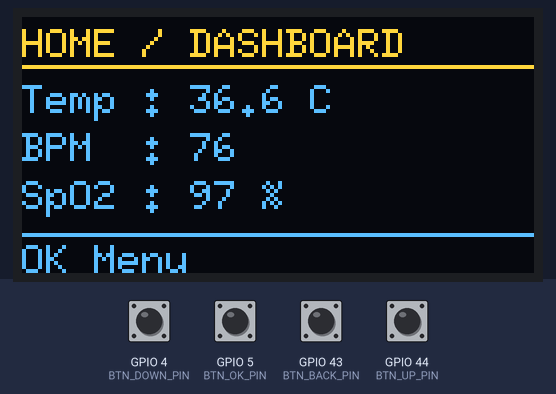
Simulated run of this sketch. Board: ESP32. Shown: 128×64 one-colour display. The inputs (shaded band) are chosen by the test bench; at power-on: GPIO 4 (BTN_DOWN_PIN), GPIO 5 (BTN_OK_PIN), GPIO 43 (BTN_BACK_PIN), GPIO 44 (BTN_UP_PIN) HIGH. The OLED is the two-colour kind (top 16 rows yellow).

Above: at 4.7 s.
4.8 s: GPIO 5 (BTN_OK_PIN) pulled LOW for 0.15 s
At 6.0 s:
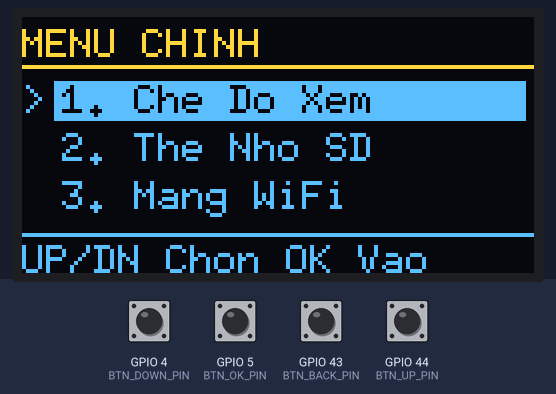
6.4 s: GPIO 5 (BTN_OK_PIN) pulled LOW for 1 s
At 7.7 s:
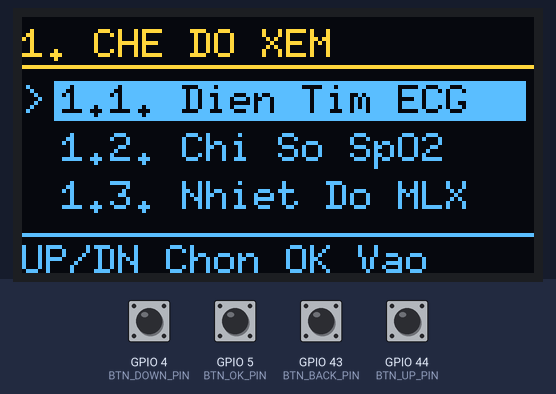
8.9 s: GPIO 5 (BTN_OK_PIN) pulled LOW for 0.15 s
At 9.6 s:
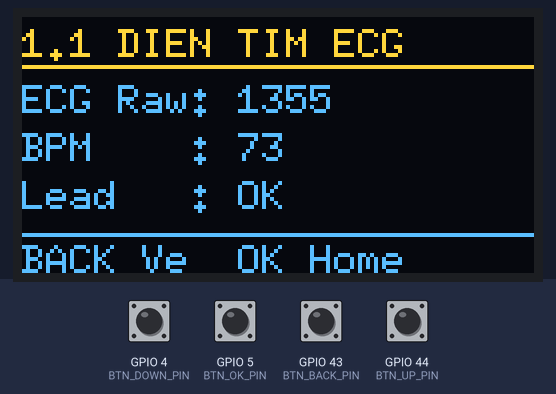
11.6 s: GPIO 4 (BTN_DOWN_PIN) pulled LOW for 0.15 s
At 14.6 s:
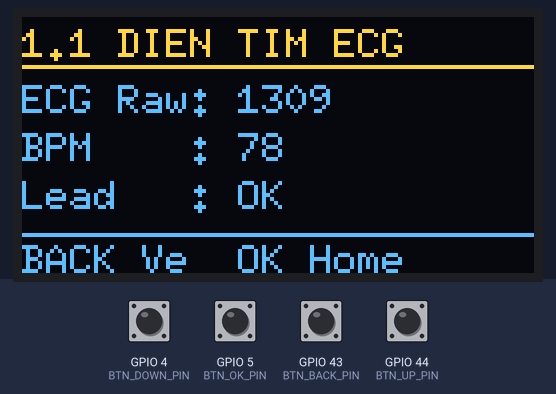
14.7 s: GPIO 43 (BTN_BACK_PIN) pulled LOW for 0.15 s
At 15.2 s:
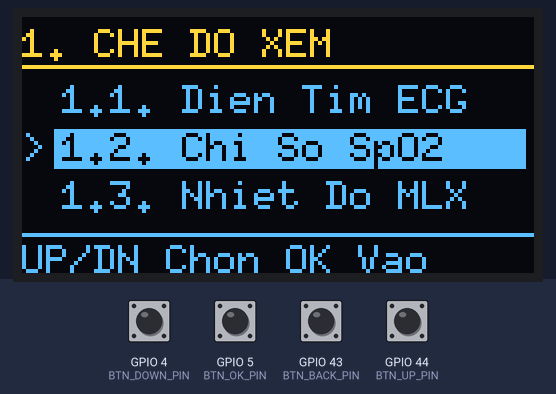
16.3 s: GPIO 5 (BTN_OK_PIN) pulled LOW for 0.15 s
At 17.9 s:
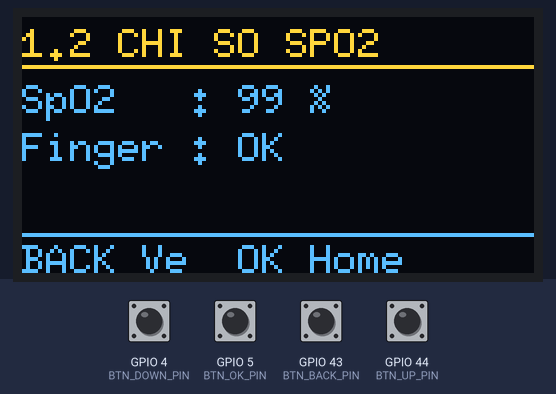
Timing chart, 0 to 19.4 s (numbered marks = the images above; inputs shaded):
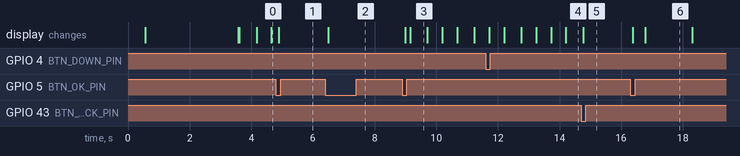

Measured:
- after the input at 4.8 s, the display: changes after 0.09 s (image 1)
- after the input at 6.4 s, the display: changes after 0.10 s (image 2)
- after the input at 8.9 s, the display: first changes after 0.09 s (image 3 shows a later state)
- after the input at 14.7 s, the display: changes after 0.07 s (image 5)
- after the input at 16.3 s, the display: first changes after 0.07 s (image 6 shows a later state)
- what the display in image 3 shows lasts 0.5 s, from 9.2 s to 9.7 s
- what the display in image 6 shows lasts 1.5 s, from 16.8 s to 18.3 s

The sketch:

sketch_apr8a.ino
```cpp
#include <Wire.h>
#include <U8g2lib.h>

// =====================================================
// PIN CONFIG
// =====================================================
#define SDA_PIN 6
#define SCL_PIN 7

// Buttons / Switch
#define BTN_UP_PIN    44
#define BTN_DOWN_PIN  4
#define BTN_OK_PIN    5
#define BTN_BACK_PIN  43

// =====================================================
// OLED CONFIG
// =====================================================
U8G2_SH1106_128X64_NONAME_F_HW_I2C u8g2(U8G2_R0, U8X8_PIN_NONE);

// =====================================================
// TIMING
// =====================================================
const uint32_t UI_REFRESH_MS = 80;
const uint32_t BUTTON_DEBOUNCE_MS = 25;

unsigned long lastUIRefreshMs = 0;

// =====================================================
// SENSOR / SYSTEM DATA
// Sau nay thay cac bien demo nay bang bien that tu code tich hop
// =====================================================

// ECG / AD8232
int ecgValue = 1234;
long ecgHeartRate = 75;
bool ecgOK = true;
bool ecgHeartRateValid = true;
bool leadsOff = false;

// MAX30102 / SpO2
long spo2 = 98;
bool maxOK = true;
bool validSPO2 = true;
bool maxFingerPresent = true;

// MLX90614
float bodyTemp = 36.5;
bool mlxOK = true;

// SD Card
bool sdOK = true;
bool loggingEnabled = true;
uint32_t sdFreeMB = 1024;

// WiFi
const char* WIFI_SSID = "ESP32-Health";
const char* WIFI_PASS = "12345678";
const char* WIFI_IP   = "192.168.4.1";

// =====================================================
// BUTTONS
// =====================================================
enum ButtonID {
  BTN_UP = 0,
  BTN_DOWN,
  BTN_OK,
  BTN_BACK,
  BTN_COUNT
};

struct ButtonState {
  uint8_t pin;
  bool stableState;
  bool lastReading;
  bool pressedEvent;
  unsigned long lastDebounceTime;
};

ButtonState buttons[BTN_COUNT] = {
  {BTN_UP_PIN,   HIGH, HIGH, false, 0},
  {BTN_DOWN_PIN, HIGH, HIGH, false, 0},
  {BTN_OK_PIN,   HIGH, HIGH, false, 0},
  {BTN_BACK_PIN, HIGH, HIGH, false, 0}
};

// =====================================================
// SCREEN STATE
// =====================================================
enum ScreenState {
  SCREEN_HOME = 0,

  SCREEN_MAIN_MENU,

  SCREEN_MONITOR_MENU,
  SCREEN_MONITOR_ECG,
  SCREEN_MONITOR_SPO2,
  SCREEN_MONITOR_TEMP,

  SCREEN_SD_MENU,
  SCREEN_SD_LOG_STATUS,
  SCREEN_SD_CHECK,

  SCREEN_WIFI_IP
};

ScreenState currentScreen = SCREEN_HOME;

int selectedMainMenu = 0;
int selectedMonitorMenu = 0;
int selectedSDMenu = 0;

// =====================================================
// MENU TEXT
// =====================================================
const char* const MAIN_MENU_ITEMS[] = {
  "1. Che Do Xem",
  "2. The Nho SD",
  "3. Mang WiFi"
};

const char* const MONITOR_MENU_ITEMS[] = {
  "1.1. Dien Tim ECG",
  "1.2. Chi So SpO2",
  "1.3. Nhiet Do MLX"
};

const char* const SD_MENU_ITEMS[] = {
  "2.1. Trang Thai Ghi",
  "2.2. Kiem Tra The"
};

const int MAIN_MENU_COUNT = sizeof(MAIN_MENU_ITEMS) / sizeof(MAIN_MENU_ITEMS[0]);
const int MONITOR_MENU_COUNT = sizeof(MONITOR_MENU_ITEMS) / sizeof(MONITOR_MENU_ITEMS[0]);
const int SD_MENU_COUNT = sizeof(SD_MENU_ITEMS) / sizeof(SD_MENU_ITEMS[0]);

// =====================================================
// OLED HELPERS
// =====================================================
void drawHeader(const char* title) {
  u8g2.setFont(u8g2_font_6x10_tr);
  u8g2.drawStr(0, 10, title);
  u8g2.drawLine(0, 12, 127, 12);
}

void drawFooter(const char* text) {
  u8g2.drawLine(0, 54, 127, 54);
  u8g2.drawStr(0, 64, text);
}

void drawInfoScreen(
  const char* title,
  const char* line1,
  const char* line2,
  const char* line3,
  const char* footer
) {
  u8g2.clearBuffer();
  drawHeader(title);

  if (line1 && line1[0] != '\0') u8g2.drawStr(0, 24, line1);
  if (line2 && line2[0] != '\0') u8g2.drawStr(0, 36, line2);
  if (line3 && line3[0] != '\0') u8g2.drawStr(0, 48, line3);

  drawFooter(footer);
  u8g2.sendBuffer();
}

void drawMenuPage(
  const char* title,
  const char* const items[],
  int itemCount,
  int selectedIndex
) {
  u8g2.clearBuffer();
  drawHeader(title);

  int y = 24;

  for (int i = 0; i < itemCount; i++) {
    if (i == selectedIndex) {
      u8g2.drawStr(0, y, ">");
      u8g2.drawBox(8, y - 8, 118, 10);
      u8g2.setDrawColor(0);
      u8g2.drawStr(10, y, items[i]);
      u8g2.setDrawColor(1);
    } else {
      u8g2.drawStr(10, y, items[i]);
    }

    y += 12;
  }

  drawFooter("UP/DN Chon OK Vao");
  u8g2.sendBuffer();
}

// =====================================================
// DRAW SCREENS
// =====================================================
void drawHomeScreen() {
  char line1[32];
  char line2[32];
  char line3[32];

  if (mlxOK) snprintf(line1, sizeof(line1), "Temp : %.1f C", bodyTemp);
  else snprintf(line1, sizeof(line1), "Temp : ERR");

  if (ecgOK && !leadsOff && ecgHeartRateValid) {
    snprintf(line2, sizeof(line2), "BPM  : %ld", ecgHeartRate);
  } else if (leadsOff) {
    snprintf(line2, sizeof(line2), "BPM  : No Lead");
  } else {
    snprintf(line2, sizeof(line2), "BPM  : ERR");
  }

  if (maxOK && maxFingerPresent && validSPO2) {
    snprintf(line3, sizeof(line3), "SpO2 : %ld %%", spo2);
  } else if (!maxFingerPresent) {
    snprintf(line3, sizeof(line3), "SpO2 : No Finger");
  } else {
    snprintf(line3, sizeof(line3), "SpO2 : ERR");
  }

  drawInfoScreen("HOME / DASHBOARD", line1, line2, line3, "OK Menu");
}

void drawECGScreen() {
  char line1[32];
  char line2[32];
  char line3[32];

  if (!ecgOK) {
    drawInfoScreen("1.1 DIEN TIM ECG", "ECG Sensor: ERR", "Kiem tra AD8232", "", "BACK Ve  OK Home");
    return;
  }

  if (leadsOff) {
    drawInfoScreen("1.1 DIEN TIM ECG", "Status : No Lead", "Gan lai dien cuc", "", "BACK Ve  OK Home");
    return;
  }

  snprintf(line1, sizeof(line1), "ECG Raw: %d", ecgValue);

  if (ecgHeartRateValid) snprintf(line2, sizeof(line2), "BPM    : %ld", ecgHeartRate);
  else snprintf(line2, sizeof(line2), "BPM    : ERR");

  snprintf(line3, sizeof(line3), "Lead   : OK");

  drawInfoScreen("1.1 DIEN TIM ECG", line1, line2, line3, "BACK Ve  OK Home");
}

void drawSpO2Screen() {
  char line1[32];

  if (!maxOK) {
    drawInfoScreen("1.2 CHI SO SPO2", "MAX30102: ERR", "Kiem tra cam bien", "", "BACK Ve  OK Home");
    return;
  }

  if (!maxFingerPresent) {
    drawInfoScreen("1.2 CHI SO SPO2", "Status : No Finger", "Dat tay len cam bien", "", "BACK Ve  OK Home");
    return;
  }

  if (validSPO2) snprintf(line1, sizeof(line1), "SpO2   : %ld %%", spo2);
  else snprintf(line1, sizeof(line1), "SpO2   : ERR");

  drawInfoScreen("1.2 CHI SO SPO2", line1, "Finger : OK", "", "BACK Ve  OK Home");
}

void drawTempScreen() {
  char line1[32];

  if (!mlxOK) {
    drawInfoScreen("1.3 NHIET DO MLX", "MLX90614: ERR", "Kiem tra cam bien", "", "BACK Ve  OK Home");
    return;
  }

  snprintf(line1, sizeof(line1), "Body  : %.2f C", bodyTemp);
  drawInfoScreen("1.3 NHIET DO MLX", line1, "Sensor: OK", "", "BACK Ve  OK Home");
}

void drawSDLogScreen() {
  if (!sdOK) {
    drawInfoScreen("2.1 TRANG THAI GHI", "SD CARD ERROR", "Khong the ghi log", "", "BACK Ve SD Menu");
    return;
  }

  char line1[32];
  snprintf(line1, sizeof(line1), "Ghi log: %s", loggingEnabled ? "BAT" : "TAT");

  drawInfoScreen("2.1 TRANG THAI GHI", line1, "OK de Bat/Tat", "", "BACK Ve SD Menu");
}

void drawSDCheckScreen() {
  if (!sdOK) {
    drawInfoScreen("2.2 KIEM TRA THE", "SD CARD ERROR", "", "", "BACK Ve SD Menu");
    return;
  }

  char line2[32];
  snprintf(line2, sizeof(line2), "Free: %lu MB", (unsigned long)sdFreeMB);

  drawInfoScreen("2.2 KIEM TRA THE", "SD OK", line2, "", "BACK Ve SD Menu");
}

void drawWiFiScreen() {
  char line1[32];
  char line2[32];
  char line3[32];

  snprintf(line1, sizeof(line1), "SSID: %s", WIFI_SSID);
  snprintf(line2, sizeof(line2), "PASS: %s", WIFI_PASS);
  snprintf(line3, sizeof(line3), "IP  : %s", WIFI_IP);

  drawInfoScreen("3.1 MANG WIFI", line1, line2, line3, "BACK Ve Menu");
}

void drawCurrentScreen() {
  switch (currentScreen) {
    case SCREEN_HOME:
      drawHomeScreen();
      break;

    case SCREEN_MAIN_MENU:
      drawMenuPage("MENU CHINH", MAIN_MENU_ITEMS, MAIN_MENU_COUNT, selectedMainMenu);
      break;

    case SCREEN_MONITOR_MENU:
      drawMenuPage("1. CHE DO XEM", MONITOR_MENU_ITEMS, MONITOR_MENU_COUNT, selectedMonitorMenu);
      break;

    case SCREEN_MONITOR_ECG:
      drawECGScreen();
      break;

    case SCREEN_MONITOR_SPO2:
      drawSpO2Screen();
      break;

    case SCREEN_MONITOR_TEMP:
      drawTempScreen();
      break;

    case SCREEN_SD_MENU:
      drawMenuPage("2. THE NHO SD", SD_MENU_ITEMS, SD_MENU_COUNT, selectedSDMenu);
      break;

    case SCREEN_SD_LOG_STATUS:
      drawSDLogScreen();
      break;

    case SCREEN_SD_CHECK:
      drawSDCheckScreen();
      break;

    case SCREEN_WIFI_IP:
      drawWiFiScreen();
      break;
  }
}

// =====================================================
// BUTTON FUNCTIONS
// =====================================================
void initButtons() {
  for (int i = 0; i < BTN_COUNT; i++) {
    pinMode(buttons[i].pin, INPUT_PULLUP);
    buttons[i].stableState = digitalRead(buttons[i].pin);
    buttons[i].lastReading = buttons[i].stableState;
    buttons[i].pressedEvent = false;
    buttons[i].lastDebounceTime = 0;
  }
}

void updateButton(ButtonState &btn) {
  bool reading = digitalRead(btn.pin);

  if (reading != btn.lastReading) {
    btn.lastDebounceTime = millis();
    btn.lastReading = reading;
  }

  if ((millis() - btn.lastDebounceTime) > BUTTON_DEBOUNCE_MS) {
    if (reading != btn.stableState) {
      btn.stableState = reading;

      if (btn.stableState == LOW) {
        btn.pressedEvent = true;
      }
    }
  }
}

void pollButtons() {
  for (int i = 0; i < BTN_COUNT; i++) {
    updateButton(buttons[i]);
  }
}

bool pressed(ButtonID id) {
  if (buttons[id].pressedEvent) {
    buttons[id].pressedEvent = false;
    return true;
  }

  return false;
}

// =====================================================
// MENU INPUT HELPERS
// =====================================================
void moveSelection(int &selected, int itemCount) {
  if (pressed(BTN_UP)) {
    selected--;
    if (selected < 0) selected = itemCount - 1;
  }

  if (pressed(BTN_DOWN)) {
    selected++;
    if (selected >= itemCount) selected = 0;
  }
}

// =====================================================
// MENU INPUT
// =====================================================
void handleHomeInput() {
  if (pressed(BTN_OK)) {
    currentScreen = SCREEN_MAIN_MENU;
  }
}

void handleMainMenuInput() {
  moveSelection(selectedMainMenu, MAIN_MENU_COUNT);

  if (pressed(BTN_BACK)) {
    currentScreen = SCREEN_HOME;
  }

  if (pressed(BTN_OK)) {
    switch (selectedMainMenu) {
      case 0:
        currentScreen = SCREEN_MONITOR_MENU;
        break;

      case 1:
        currentScreen = SCREEN_SD_MENU;
        break;

      case 2:
        currentScreen = SCREEN_WIFI_IP;
        break;
    }
  }
}

void handleMonitorMenuInput() {
  moveSelection(selectedMonitorMenu, MONITOR_MENU_COUNT);

  if (pressed(BTN_BACK)) {
    currentScreen = SCREEN_MAIN_MENU;
  }

  if (pressed(BTN_OK)) {
    switch (selectedMonitorMenu) {
      case 0:
        currentScreen = SCREEN_MONITOR_ECG;
        break;

      case 1:
        currentScreen = SCREEN_MONITOR_SPO2;
        break;

      case 2:
        currentScreen = SCREEN_MONITOR_TEMP;
        break;
    }
  }
}

void handleMonitorViewInput() {
  if (pressed(BTN_BACK)) {
    currentScreen = SCREEN_MONITOR_MENU;
  }

  if (pressed(BTN_OK)) {
    currentScreen = SCREEN_HOME;
  }
}

void handleSDMenuInput() {
  moveSelection(selectedSDMenu, SD_MENU_COUNT);

  if (pressed(BTN_BACK)) {
    currentScreen = SCREEN_MAIN_MENU;
  }

  if (pressed(BTN_OK)) {
    switch (selectedSDMenu) {
      case 0:
        currentScreen = SCREEN_SD_LOG_STATUS;
        break;

      case 1:
        currentScreen = SCREEN_SD_CHECK;
        break;
    }
  }
}

void handleSDDetailInput() {
  if (currentScreen == SCREEN_SD_LOG_STATUS && pressed(BTN_OK)) {
    if (sdOK) {
      loggingEnabled = !loggingEnabled;
    }
  }

  if (pressed(BTN_BACK)) {
    currentScreen = SCREEN_SD_MENU;
  }
}

void handleWiFiInput() {
  if (pressed(BTN_BACK) || pressed(BTN_OK)) {
    currentScreen = SCREEN_MAIN_MENU;
  }
}

void handleUI() {
  pollButtons();

  switch (currentScreen) {
    case SCREEN_HOME:
      handleHomeInput();
      break;

    case SCREEN_MAIN_MENU:
      handleMainMenuInput();
      break;

    case SCREEN_MONITOR_MENU:
      handleMonitorMenuInput();
      break;

    case SCREEN_MONITOR_ECG:
    case SCREEN_MONITOR_SPO2:
    case SCREEN_MONITOR_TEMP:
      handleMonitorViewInput();
      break;

    case SCREEN_SD_MENU:
      handleSDMenuInput();
      break;

    case SCREEN_SD_LOG_STATUS:
    case SCREEN_SD_CHECK:
      handleSDDetailInput();
      break;

    case SCREEN_WIFI_IP:
      handleWiFiInput();
      break;
  }

  if (millis() - lastUIRefreshMs >= UI_REFRESH_MS) {
    lastUIRefreshMs = millis();
    drawCurrentScreen();
  }
}

// =====================================================
// DEMO DATA UPDATE
// Khi tich hop that, xoa ham nay va gan bien bang sensor that
// =====================================================
void updateDemoData() {
  static unsigned long lastUpdate = 0;

  if (millis() - lastUpdate < 500) {
    return;
  }

  lastUpdate = millis();

  ecgOK = true;
  maxOK = true;
  mlxOK = true;
  sdOK = true;

  ecgValue = 1200 + ((millis() / 20) % 300);
  ecgHeartRate = 72 + ((millis() / 1000) % 8);
  spo2 = 97 + ((millis() / 1500) % 3);
  bodyTemp = 36.4 + ((millis() / 1000) % 5) * 0.05;

  ecgHeartRateValid = true;
  validSPO2 = true;
  leadsOff = false;
  maxFingerPresent = true;

  sdFreeMB = 1024;
}

// =====================================================
// SETUP
// =====================================================
void setup() {
  Serial.begin(115200);
  delay(500);

  Wire.begin(SDA_PIN, SCL_PIN);
  Wire.setClock(400000);

  u8g2.begin();
  initButtons();

  u8g2.clearBuffer();
  drawHeader("BOOTING...");
  u8g2.drawStr(0, 26, "NHOM 10-169226");
  u8g2.drawStr(0, 38, "HEALTH MONITOR");
  u8g2.drawStr(0, 50, "MENU READY");

  u8g2.sendBuffer();

  delay(3000);
  drawCurrentScreen();
}

// =====================================================
// LOOP
// =====================================================
void loop() {
  updateDemoData();
  handleUI();
  delay(1);
}
```
